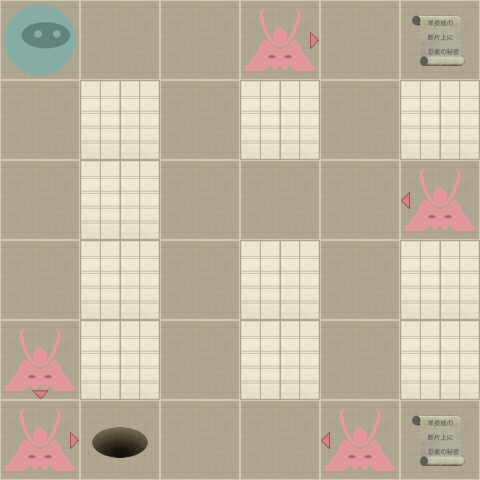

Rendered tile map (Tiled .tmx) drawn with the repository's tilesets; below, a short description and the map source with its tile grids summarised:
An orthogonal 6x6 tile map with 80x80 px tiles, 2 tile layers (Level, Actors).

<map version="1.0" orientation="orthogonal" width="6" height="6" tilewidth="80" tileheight="80">
 <properties>
  <property name="moves" value="10" />
 </properties>
 <tileset firstgid="1" name="tiles" tilewidth="80" tileheight="80" spacing="2" margin="2">
  <image source="tiles-ipad.png" width="512" height="512" />
  <tile id="0">
   <properties>
    <property name="actor" value="exit" />
   </properties>
  </tile>
  <tile id="2">
   <properties>
    <property name="actor" value="guard" />
    <property name="direction" value="down" />
   </properties>
  </tile>
  <tile id="3">
   <properties>
    <property name="actor" value="guard" />
    <property name="direction" value="left" />
   </properties>
  </tile>
  <tile id="4">
   <properties>
    <property name="actor" value="guard" />
    <property name="direction" value="right" />
   </properties>
  </tile>
  <tile id="5">
   <properties>
    <property name="actor" value="guard" />
    <property name="direction" value="up" />
   </properties>
  </tile>
  <tile id="7">
   <properties>
    <property name="actor" value="player" />
   </properties>
  </tile>
  <tile id="8">
   <properties>
    <property name="actor" value="scroll" />
   </properties>
  </tile>
  <tile id="9">
   <properties>
    <property name="wall" value="1" />
   </properties>
  </tile>
 </tileset>
 <layer name="Level" width="6" height="6">
  <data>[36 cells, 36 non-empty, 2 distinct tile ids]</data>
 </layer>
 <layer name="Actors" width="6" height="6">
  <data>[36 cells, 9 non-empty, 6 distinct tile ids]</data>
 </layer>
</map>
